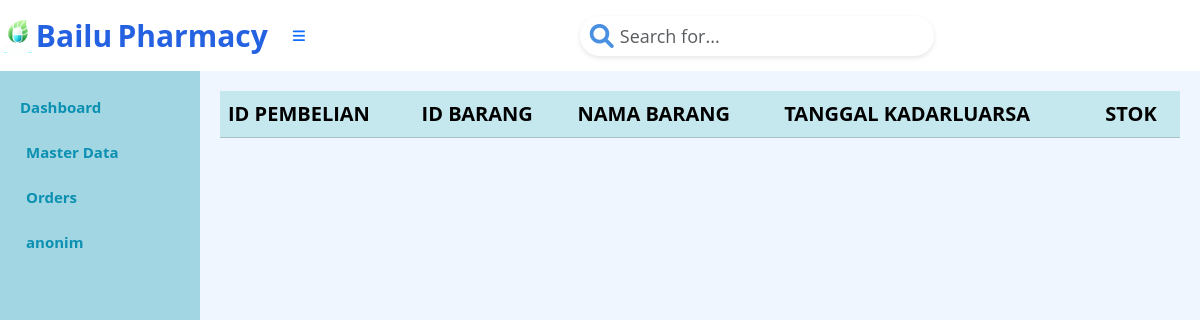
The app's page /index.php?page=barangkadarluarsa (signed in), older data.
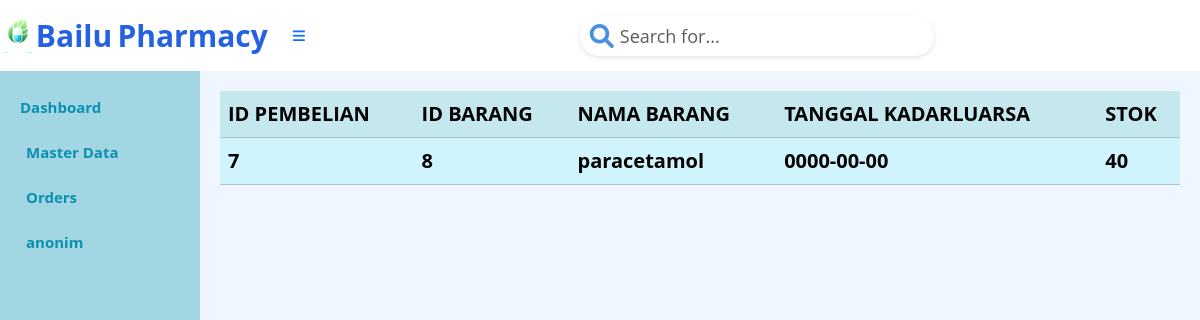
The same page, newer data.
### tables this page shows
CREATE TABLE `tb_pembelian_detail` (
  `Id_obat` int(3) DEFAULT NULL,
  `Id_pembelian` int(5) DEFAULT NULL,
  `tanggal_kadarluarsa` date DEFAULT NULL,
  `jumlah_item` int(5) DEFAULT NULL,
  `harga_satuan` int(10) DEFAULT NULL,
  KEY `Id_obat` (`Id_obat`),
  KEY `Id_pembelian` (`Id_pembelian`),
  CONSTRAINT `tb_pembelian_detail_ibfk_1` FOREIGN KEY (`Id_obat`) REFERENCES `tb_obat` (`Id_Obat`),
  CONSTRAINT `tb_pembelian_detail_ibfk_2` FOREIGN KEY (`Id_pembelian`) REFERENCES `tb_pembelian` (`Id_pembelian`)
);

CREATE TABLE `tb_obat` (
  `Id_Obat` int(3) NOT NULL AUTO_INCREMENT,
  `Nama_Obat` varchar(15) NOT NULL,
  `Stok_obat` int(5) NOT NULL,
  `Harga_satuan` int(8) NOT NULL,
  `Id_jenis` int(3) NOT NULL,
  PRIMARY KEY (`Id_Obat`),
  KEY `Id_jenis` (`Id_jenis`),
  CONSTRAINT `tb_obat_ibfk_1` FOREIGN KEY (`Id_jenis`) REFERENCES `tb_jenis_obat` (`Id_jenis`)
);

### barangkadarluarsa.php (the view)
<?php
$mysqli = new mysqli("localhost", "root", "", "apotek");
$result = $mysqli->query("SELECT
    tb_pembelian_detail.`Id_pembelian`,
    tb_obat.`Id_Obat`,
    tb_obat.`Nama_Obat`,
    tb_pembelian_detail.`tanggal_kadarluarsa`,
    tb_pembelian_detail.`jumlah_item`
FROM
    tb_pembelian_detail
JOIN
    tb_obat
    ON tb_obat.`Id_Obat` = tb_pembelian_detail.`Id_obat`
WHERE
    tb_pembelian_detail.`tanggal_kadarluarsa` <= CURDATE();
");
?>
<table class="table table-info table-striped">
    <tr>
        <th>ID PEMBELIAN</th>
        <th>ID BARANG</th>
        <th>NAMA BARANG</th>
        <th>TANGGAL KADARLUARSA</th>
        <th>STOK</th>
    </tr>
    <?php
    foreach ($result as $row) {
        echo "<tr>";
        echo "<td>";
        echo $row['Id_pembelian'];
        echo "</td>";
        echo "<td>";
        echo $row['Id_Obat'];
        echo "</td>";
        echo "<td>";
        echo $row['Nama_Obat'];
        echo "</td>";
        echo "<td>";
        echo $row['tanggal_kadarluarsa'];
        echo "</td>";
        echo "<td>";
        echo $row['jumlah_item'];
        echo "</tr>";
    }
    ?>
</table>

Row changes from the older to the newer data that the page shows:
added tb_pembelian_detail: Id_pembelian "7", Id_obat.Id_Obat "8", Id_obat.Nama_Obat "paracetamol", tanggal_kadarluarsa "0000-00-00", jumlah_item "40"
